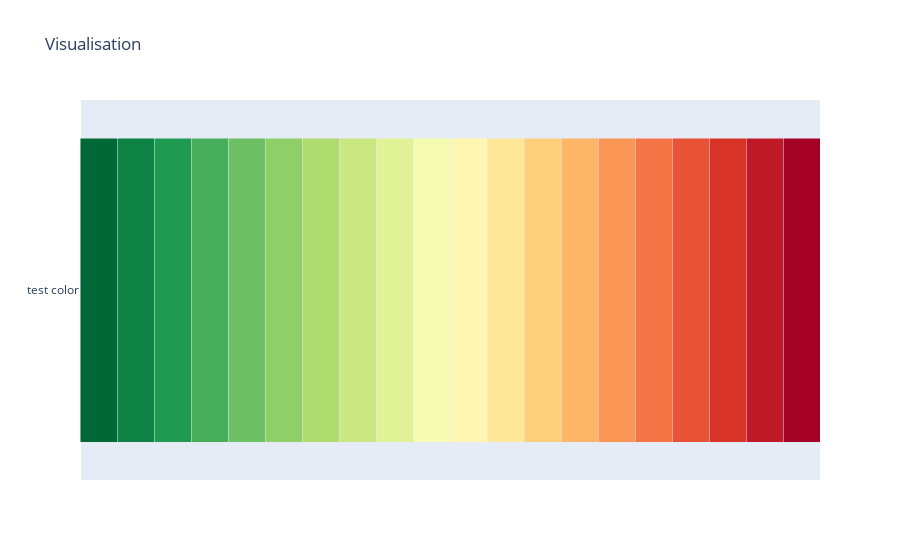

Notebook code for this chart:
### Markdown cell above
# Color from scheme

There is a description of plotly colors <a href="https://plotly.com/python/builtin-colorscales/">here</a>. But I haven't found any information about extracting colours from a colour scheme in hex or rgb form. However, there are some features that provide such an option.. There is official documentation for <a href="https://plotly.com/python-api-reference/generated/plotly.express.colors.html">them</a>.

The following example shows this operation for the `RdYlGn_r` colour scale:

- In the first step we got a colour scale by name from the function `plotly.colors.get_colorscale`, it will be a list of tuples in the format `(number, colour)` - looks like it's a way to describe colour schemes  in plotly;
- By using `sample_colorscale` we can get more colors including intermediate states between colours specified in the colour scheme;
- In the end, a set of colours was visualised.

### Code cell
import numpy as np
import pandas as pd
import plotly as pltly

import plotly.graph_objects as go

from IPython.display import HTML

# extracting colorscale
colorscale = pltly.colors.get_colorscale('RdYlGn_r')
display(HTML("<text style='font-size:20px'>Color scale</text>"))
display(pd.DataFrame(colorscale, columns = ["", ""]))

# creating sample basend on colorscale
sample_colorscale = pltly.colors.sample_colorscale(
    colorscale,
    np.linspace(0, 1, 20)
)
display(HTML("<text style='font-size:20px'>Sample color scale</text>"))
for col in sample_colorscale:
    print(col)


# sample visualisation
display(HTML("<text style='font-size:20px'></text>"))
go.Figure(
    [
        go.Bar(
            orientation = "h",
            y = ["test color"],
            x = [1],
            marker = dict(color = col),
            hovertemplate="%{hovertext}<extra></extra>",
            hovertext=[col]
        )
        for col in sample_colorscale
    ],
    layout=dict(
        barmode = "stack",
        xaxis = dict(
            range=[0,len(sample_colorscale)],
            showticklabels=False, 
            showgrid=False
        ),
        showlegend=False,
        title = "Visualisation",
        dragmode = False
    )
).show()

### Figure 1 — Plotly figure (JSON) as saved in the notebook; plotly's stock layout.template omitted (floating-point values rounded to 4 significant figures)
{"data": [{"hovertemplate": "%{hovertext}<extra></extra>", "hovertext": ["rgb(0, 104, 55)"], "marker": {"color": "rgb(0, 104, 55)"}, "orientation": "h", "type": "bar", "x": [1], "y": ["test color"]}, {"hovertemplate": "%{hovertext}<extra></extra>", "hovertext": ["rgb(14, 129, 68)"], "marker": {"color": "rgb(14, 129, 68)"}, "orientation": "h", "type": "bar", "x": [1], "y": ["test color"]}, {"hovertemplate": "%{hovertext}<extra></extra>", "hovertext": ["rgb(30, 154, 81)"], "marker": {"color": "rgb(30, 154, 81)"}, "orientation": "h", "type": "bar", "x": [1], "y": ["test color"]}, {"hovertemplate": "%{hovertext}<extra></extra>", "hovertext": ["rgb(70, 173, 91)"], "marker": {"color": "rgb(70, 173, 91)"}, "orientation": "h", "type": "bar", "x": [1], "y": ["test color"]}, {"hovertemplate": "%{hovertext}<extra></extra>", "hovertext": ["rgb(109, 192, 100)"], "marker": {"color": "rgb(109, 192, 100)"}, "orientation": "h", "type": "bar", "x": [1], "y": ["test color"]}, {"hovertemplate": "%{hovertext}<extra></extra>", "hovertext": ["rgb(142, 207, 103)"], "marker": {"color": "rgb(142, 207, 103)"}, "orientation": "h", "type": "bar", "x": [1], "y": ["test color"]}, {"hovertemplate": "%{hovertext}<extra></extra>", "hovertext": ["rgb(174, 220, 111)"], "marker": {"color": "rgb(174, 220, 111)"}, "orientation": "h", "type": "bar", "x": [1], "y": ["test color"]}, {"hovertemplate": "%{hovertext}<extra></extra>", "hovertext": ["rgb(201, 232, 129)"], "marker": {"color": "rgb(201, 232, 129)"}, "orientation": "h", "type": "bar", "x": [1], "y": ["test color"]}, {"hovertemplate": "%{hovertext}<extra></extra>", "hovertext": ["rgb(225, 242, 150)"], "marker": {"color": "rgb(225, 242, 150)"}, "orientation": "h", "type": "bar", "x": [1], "y": ["test color"]}, {"hovertemplate": "%{hovertext}<extra></extra>", "hovertext": ["rgb(245, 251, 177)"], "marker": {"color": "rgb(245, 251, 177)"}, "orientation": "h", "type": "bar", "x": [1], "y": ["test color"]}, {"hovertemplate": "%{hovertext}<extra></extra>", "hovertext": ["rgb(255, 247, 177)"], "marker": {"color": "rgb(255, 247, 177)"}, "orientation": "h", "type": "bar", "x": [1], "y": ["test color"]}, {"hovertemplate": "%{hovertext}<extra></extra>", "hovertext": ["rgb(254, 231, 150)"], "marker": {"color": "rgb(254, 231, 150)"}, "orientation": "h", "type": "bar", "x": [1], "y": ["test color"]}, {"hovertemplate": "%{hovertext}<extra></extra>", "hovertext": ["rgb(254, 208, 126)"], "marker": {"color": "rgb(254, 208, 126)"}, "orientation": "h", "type": "bar", "x": [1], "y": ["test color"]}, {"hovertemplate": "%{hovertext}<extra></extra>", "hovertext": ["rgb(253, 182, 104)"], "marker": {"color": "rgb(253, 182, 104)"}, "orientation": "h", "type": "bar", "x": [1], "y": ["test color"]}, {"hovertemplate": "%{hovertext}<extra></extra>", "hovertext": ["rgb(250, 150, 86)"], "marker": {"color": "rgb(250, 150, 86)"}, "orientation": "h", "type": "bar", "x": [1], "y": ["test color"]}, {"hovertemplate": "%{hovertext}<extra></extra>", "hovertext": ["rgb(245, 116, 70)"], "marker": {"color": "rgb(245, 116, 70)"}, "orientation": "h", "type": "bar", "x": [1], "y": ["test color"]}, {"hovertemplate": "%{hovertext}<extra></extra>", "hovertext": ["rgb(232, 83, 55)"], "marker": {"color": "rgb(232, 83, 55)"}, "orientation": "h", "type": "bar", "x": [1], "y": ["test color"]}, {"hovertemplate": "%{hovertext}<extra></extra>", "hovertext": ["rgb(217, 51, 40)"], "marker": {"color": "rgb(217, 51, 40)"}, "orientation": "h", "type": "bar", "x": [1], "y": ["test color"]}, {"hovertemplate": "%{hovertext}<extra></extra>", "hovertext": ["rgb(191, 25, 39)"], "marker": {"color": "rgb(191, 25, 39)"}, "orientation": "h", "type": "bar", "x": [1], "y": ["test color"]}, {"hovertemplate": "%{hovertext}<extra></extra>", "hovertext": ["rgb(165, 0, 38)"], "marker": {"color": "rgb(165, 0, 38)"}, "orientation": "h", "type": "bar", "x": [1], "y": ["test color"]}], "layout": {"autosize": true, "barmode": "stack", "dragmode": false, "showlegend": false, "title": {"text": "Visualisation"}, "xaxis": {"autorange": false, "range": [0, 20], "showgrid": false, "showticklabels": false, "type": "linear"}, "yaxis": {"autorange": true, "range": [-0.5, 0.5], "type": "category"}}}
